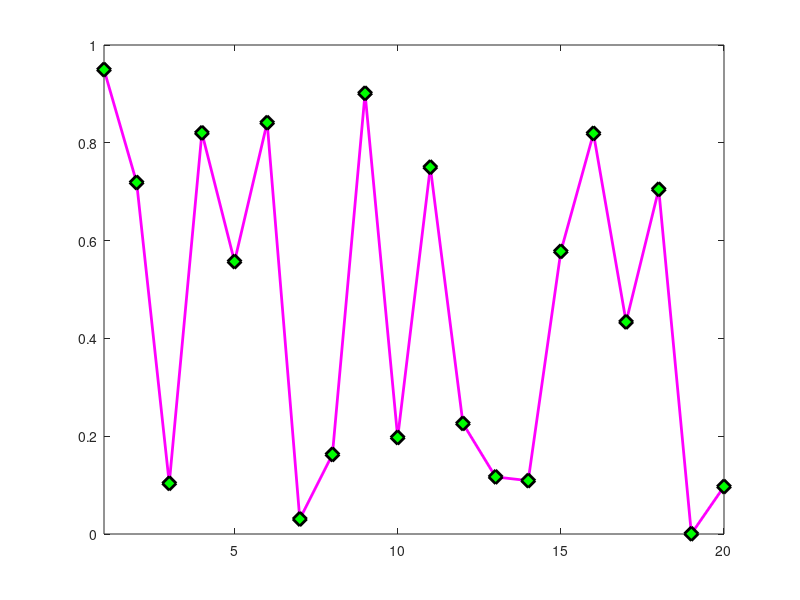

The MATLAB source for this figure:
x = rand(20, 1);
set(gca, 'Fontsize', 18);
plot(x, '-md', 'LineWidth', 2, 'MarkerEdgeColor', 'k', 'MarkerFaceColor', 'g',  'MarkerSize', 10 );
xlim([1, 20]);

